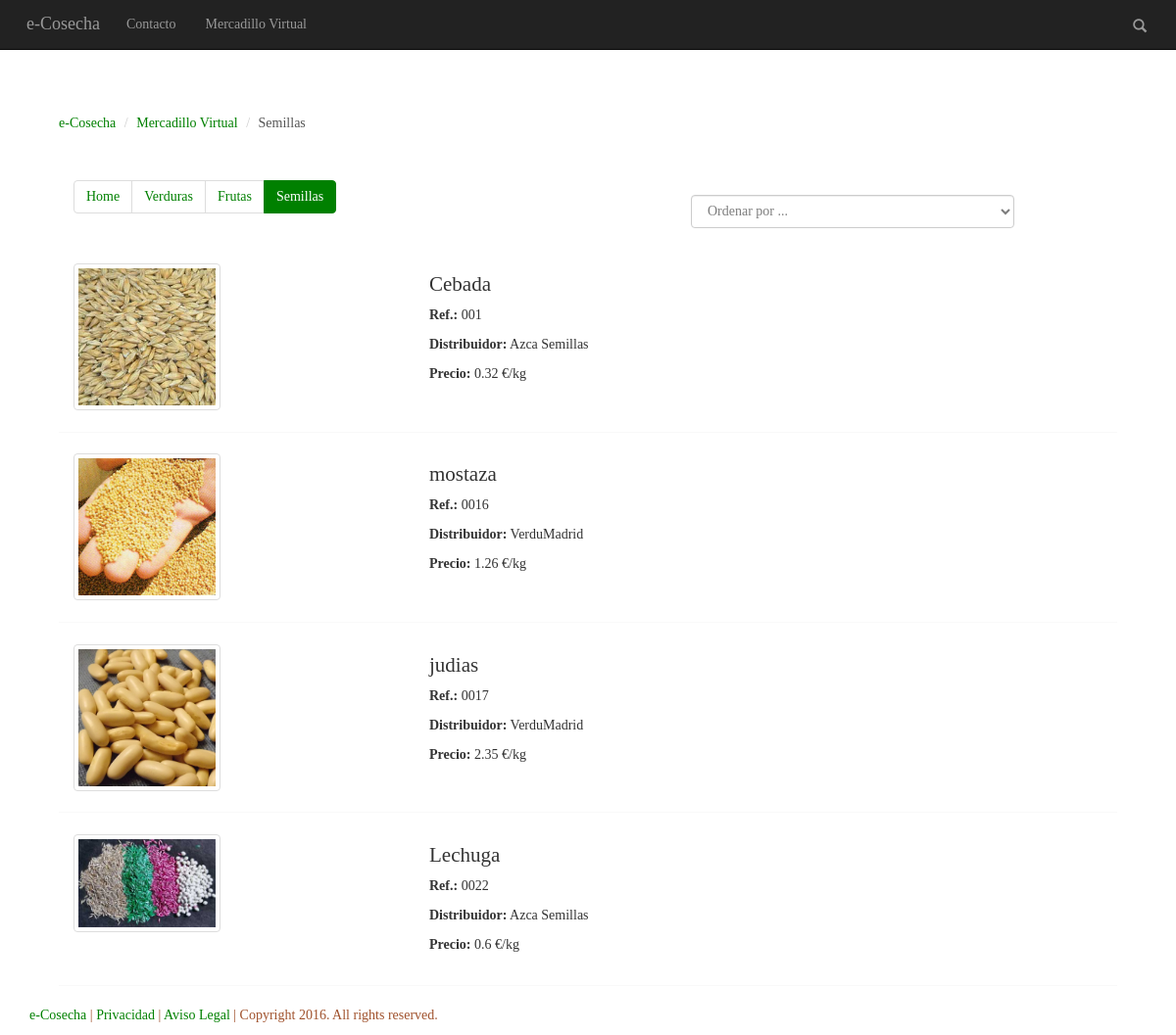
/semillas.php, run on the app's committed database.
### tables this page shows
CREATE TABLE "productos" ("ref" INTEGER PRIMARY KEY  AUTOINCREMENT  NOT NULL  UNIQUE , "nombre" VARCHAR NOT NULL , "tipo" VARCHAR NOT NULL , "distribuidor" VARCHAR NOT NULL , "precio" DOUBLE NOT NULL , "stock" INTEGER, "imagen" VARCHAR);

### semillas.php (the view, shortened to what this page needs)
<?php
	include('./header.php');
?>
<div class="header col-sm-12 col-xs-12 col-lg-12">
	<div class="rastro col-xs-12 col-lg-12 col-sm-12">
		<ol class="row breadcrumb">
		  <li><a href="index.php" title="Página de inicio">e-Cosecha</a></li>
		  <li><a href="mercadillo.php" title="Ir a Mercadillo Virtual">Mercadillo Virtual</a></li>
		  <li class="active">Semillas</li>
		</ol>
	</div>
</div>
<div class="main col-sm-12 col-xs-12 col-lg-12">
	<div class="merca-menu col-xs-12 col-lg-12 col-sm-12">
		<div class="col-sm-7 col-lg-7 col-xs-12">
			<ul class="pagination pag">
				<li><a href="mercadillo.php"  title="Home Mercadillo Virtual"> Home <span class="sr-only">(current)</span></a></li>
				<li><a href="verduras.php"  title="Ir a Verduras" >Verduras <span class="sr-only">(current)</span></a></li>
				<li ><a href="frutas.php"  title=" Ir a Frutas" >Frutas <span class="sr-only">(current)</span></a></li>
				<li class="active"><a href="semillas.php"  title="Estás en Semillas">Semillas<span class="sr-only">(current)</span></a></li>
			</ul>
		</div>
		<div class="orden col-sm-4 col-lg-4 col-xs-12">
			<form role="form" method="POST" name="clas" action="semillas.php" >
	  			<div class="form-group">
					<select class="form-control" name="ordenar" onChange="clas.submit();">
						<option>Ordenar por ... </option>
					</select>
				</div>
			</form>
		</div>
	</div>
<?php
	try {
		$db = new PDO("sqlite:./agro.sqlite");
	}
	catch (PDOException $e) {
		echo $e->getMessage();
		exit();
	}
	if(isset($_POST['ordenar'])){
		if($_POST['ordenar'] == '1'){
			$consulta = $db->query("SELECT * FROM productos WHERE tipo LIKE '%sem%' ORDER BY nombre ASC");
		}
		elseif($_POST['ordenar'] == '2'){
			$consulta = $db->query("SELECT * FROM productos WHERE tipo LIKE '%sem%' ORDER BY nombre DESC");
		}
		elseif($_POST['ordenar'] == '3'){
			$consulta = $db->query("SELECT * FROM productos WHERE tipo LIKE '%sem%' ORDER BY precio ASC");
		}
		elseif($_POST['ordenar'] == '4'){
			$consulta = $db->query("SELECT * FROM productos WHERE tipo LIKE '%sem%' ORDER BY precio DESC");
		}
	}
	else{
		$consulta = $db->query("SELECT * FROM productos WHERE tipo LIKE '%sem%'");
	}
	echo "<div class=' main col-sm-12 col-xs-12 col-lg-12'>";
	foreach($consulta as $result){
		if($result['stock'] != '0'){
			echo '<div class="mostrar col-xs-12 col-sm-12 col-lg-12">';
			echo '<div class="col-lg-3 col-sm-3 col-xs-12"><img src="./img/'.$result["imagen"].'" class="img-thumbnail img-responsive" alt="Imagen de '.$result["nombre"].'" ></div>';
			echo '<div class=" info col-lg-9 col-sm-9 col-xs-12"> <h4 id="tnom">'.$result["nombre"].'</h4>';
			echo "<p><b>Ref.:</b> 00".$result["ref"]." </p>";
			echo "<p><b>Distribuidor:</b> ".$result["distribuidor"]."</p>";
			echo "<p><b>Precio:</b> ".$result["precio"]." €/kg</p></div>";
			echo '</div>';
		}
	}
	echo "</div>";
?>
</div>
<?php
	include('./footer.php');
?>

### css/style.css (style rules this page uses)
body { font-family: Verdana; }
.row { margin-top: 10%; }
.breadcrumb { background: white; text-align: left; }
ol li a { color:green; }
.pagination > li > a, .pagination > li > span { background-color: #FFFFFF; border: 1px solid #DDDDDD; color: green; float: left; line-height: 1.42857; margin-left: -1px; padding: 6px 12px; position: relative; text-decoration: none; }
.pagination > .active > a, .pagination > .active > span, .pagination > .active > a:hover, .pagination > .active > span:hover, .pagination > .active > a:focus, .pagination > .active > span:focus { background-color: #008000; border-color: #008000; color: #FFFFFF; cursor: default; z-index: 2; }
.mostrar #tnom { font-size: 150%; text-align: left; }
.mostrar { padding: 2% 0; border-bottom: solid 1px #F9F9F9; }
.mostrar .info { padding-left: 10%; }
.orden { margin-top: 3.2%; }
.mostrar img { max-height: 150px; max-width: 150px; }
a { color:green; }
.form-control { color: #7D7D7D; }
.breadcrumb > .active { color: #555555; }

### data on the page
productos: imagen (picture), nombre "Cebada", ref "1", distribuidor "Azca Semillas", precio "0.32"
productos: imagen+nombre (picture), nombre "mostaza", ref "16", distribuidor "VerduMadrid", precio "1.26"
productos: imagen (picture), nombre "judias", ref "17", distribuidor "VerduMadrid", precio "2.35"
productos: imagen (picture), nombre "Lechuga", ref "22", distribuidor "Azca Semillas", precio "0.6"
